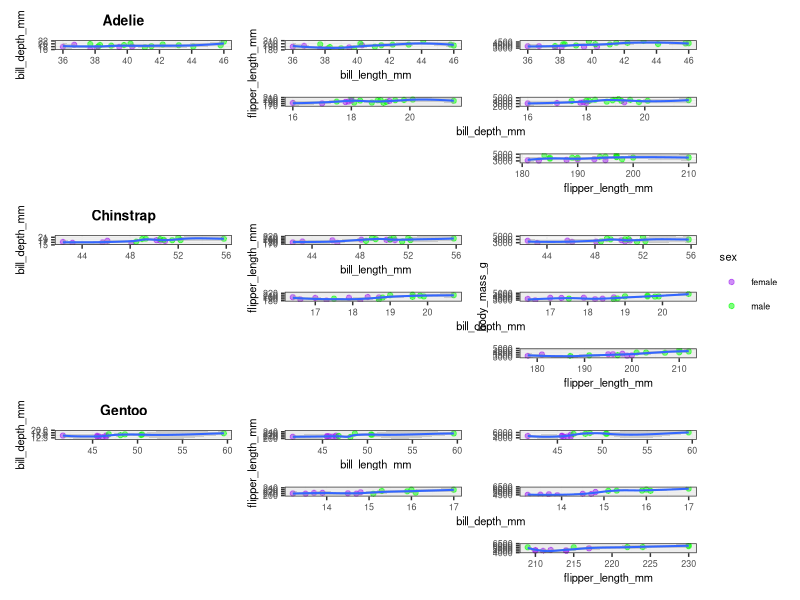

Reproduce this figure in R.
## ---- chunk 1
#| label: setup
library(palmerpenguins)
library(tidyverse)
library(purrr)
library(patchwork)
library(rlang)
library(grid)
## ---- chunk 2
#| label: data-overview
penguins |>
  drop_na() |>
  count(species) |>
  knitr::kable(
    caption = "Observations per species after
    removing missing values."
  )
## ---- chunk 3
#| label: prepare-data
set.seed(42)
df_sampled <- penguins |>
  sample_n(50) |>
  drop_na()

df_by_species <- split(df_sampled, df_sampled$species)

numeric_cols <- names(df_sampled)[3:6]
pairs <- t(combn(numeric_cols, 2))
colnames(pairs) <- c("x_var", "y_var")
pair_grid <- as.data.frame(pairs) |>
  mutate(group_var = "sex")
## ---- chunk 4
#| label: show-pairs
pair_grid |>
  knitr::kable(
    caption = "All pairwise variable combinations
    to plot."
  )
## ---- chunk 5
#| label: define-plot-function
make_scatter <- function(x_var, y_var,
                         group_var, species_name,
                         df) {
  df |>
    ggplot(aes(
      x = .data[[x_var]],
      y = .data[[y_var]]
    )) +
    geom_point(
      aes(color = .data[[group_var]]),
      alpha = 0.5
    ) +
    geom_smooth(
      method = "loess",
      se = TRUE,
      linewidth = 0.7
    ) +
    scale_color_manual(
      values = c("purple", "green", "red")
    ) +
    theme_bw() +
    theme(text = element_text(size = 8))
}
## ---- chunk 6
#| label: generate-all-plots
all_plots <- df_by_species |>
  map2(names(df_by_species), function(df, spc) {
    pair_grid |>
      pmap(function(x_var, y_var, group_var) {
        make_scatter(
          x_var, y_var, group_var, spc, df
        )
      })
  })
## ---- chunk 7
#| label: verify-structure
cat(
  "Species:", length(all_plots), "\n",
  "Plots per species:", length(all_plots[[1]]), "\n",
  "Total plots:", sum(lengths(all_plots)), "\n"
)
## ---- chunk 8
#| label: extract-plots
p1  <- all_plots[[1]][[1]]
p2  <- all_plots[[1]][[2]]
p3  <- all_plots[[1]][[3]]
p4  <- all_plots[[1]][[4]]
p5  <- all_plots[[1]][[5]]
p6  <- all_plots[[1]][[6]]
p7  <- all_plots[[2]][[1]]
p8  <- all_plots[[2]][[2]]
p9  <- all_plots[[2]][[3]]
p10 <- all_plots[[2]][[4]]
p11 <- all_plots[[2]][[5]]
p12 <- all_plots[[2]][[6]]
p13 <- all_plots[[3]][[1]]
p14 <- all_plots[[3]][[2]]
p15 <- all_plots[[3]][[3]]
p16 <- all_plots[[3]][[4]]
p17 <- all_plots[[3]][[5]]
p18 <- all_plots[[3]][[6]]
## ---- chunk 9
#| label: define-layout
layout_string <- "
X##
ABC
#DE
##F
Y##
GHI
#JK
##L
Z##
MNO
#PQ
##R
"
## ---- chunk 10
#| label: final-composite
#| fig-width: 8
#| fig-height: 10
#| fig-cap: >
#|   Pairwise scatter plots for four numeric
#|   penguin measurements, stratified by species.
#|   Each row group shows one species with a LOESS
#|   smooth and points colored by sex.
#| fig-alt: >
#|   A grid of 18 scatter plots arranged in three
#|   upper-triangular blocks, one per penguin
#|   species, showing pairwise relationships between
#|   bill length, bill depth, flipper length, and
#|   body mass with LOESS smoothing lines.

label_sp1 <- grid::textGrob(
  names(df_by_species)[1],
  gp = gpar(fontsize = 10, fontface = "bold")
)
label_sp2 <- grid::textGrob(
  names(df_by_species)[2],
  gp = gpar(fontsize = 10, fontface = "bold")
)
label_sp3 <- grid::textGrob(
  names(df_by_species)[3],
  gp = gpar(fontsize = 10, fontface = "bold")
)

composite <- wrap_plots(
  X = label_sp1,
  A = p1,  B = p2,  C = p3,
  D = p4,  E = p5,  F = p6,
  Y = label_sp2,
  G = p7,  H = p8,  I = p9,
  J = p10, K = p11, L = p12,
  Z = label_sp3,
  M = p13, N = p14, O = p15,
  P = p16, Q = p17, R = p18,
  design = layout_string
) +
  plot_layout(
    guides = "collect",
    axis_titles = "collect"
  ) +
  theme(
    legend.position = "bottom",
    legend.direction = "horizontal",
    text = element_text(size = 8)
  )

composite
## ---- chunk 11
#| label: session-info
sessionInfo()
